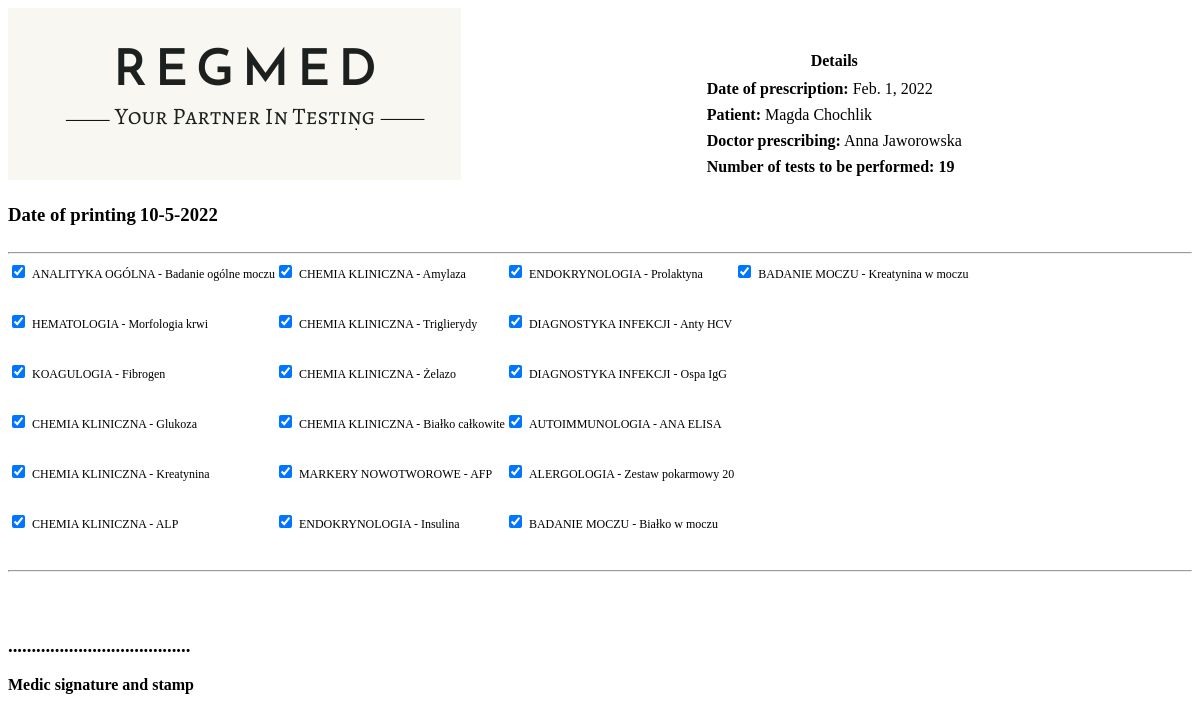
Page /testing_printout/2 on the committed database.
### ref/models.py (models this page shows, shortened)
class Test(models.Model):
    fk_patient = models.ForeignKey(Patient,null=False,on_delete=models.CASCADE)
    fk_medic = models.ForeignKey(Medic,null=False,on_delete=models.CASCADE)
    date_of_issue = models.DateField()

class Patient(models.Model):
    SEX = (
        ('Male', 'Male'),
        ('Female', 'Female')
    )
    user = models.OneToOneField(User, on_delete=models.CASCADE)
    name = models.CharField(max_length=30, null=True)
    last_name = models.CharField(max_length=30, null=False)
    phone = models.CharField(max_length=30, null=True)
    pesel = models.CharField(null=False,blank=False,max_length=11)
    date_of_birth = models.DateField()
    city = models.CharField(max_length=25,blank=False,null=False)
    street = models.CharField(max_length=50,blank=False,null=False)
    street_no = models.CharField(max_length=10)
    flat_no = models.CharField(max_length=10)
    postal_code = models.CharField(max_length=6,null=False,blank=False,validators=[RegexValidator(regex='^[0-9]{2}-[0-9]{3}',
    message='You must provide code in format DD-DDD')])
    sex = models.CharField(max_length=6,blank=False,null=False,choices=SEX)
    def __str__(self):
        return f'{self.name} {self.last_name}'

class Medic(models.Model):
    user = models.OneToOneField(User, on_delete=models.CASCADE)
    name = models.CharField(max_length=30, null=False)
    last_name = models.CharField(max_length=30, null=False)
    doc_number = models.IntegerField(validators=[MaxValueValidator(99999999999)],null=False,blank=False)
    clinic_info = models.ForeignKey(Clinic,null=True, on_delete=models.SET_NULL)
    def __str__(self):
       return f'{self.name} {self.last_name}'

class TestType(models.Model):
    item = models.ForeignKey(Test,null=True,on_delete=models.CASCADE)
    test_type = models.CharField(max_length=50,blank=True,null=True,choices=TEST_TYPE)
    def __str__(self):
        return f'{self.test_type}'

### ref/views.py (the view)
# urls.py: path('testing_printout/<int:test_pk>',views.groups,name='testing_printout'),
def groups(request, test_pk):
    test = Test.objects.get(pk=test_pk)
    details = test.testtype_set.all()
    details_counter = len(details)
    context = {'test':test,'details':details,'details_counter':details_counter}
    return render(request,'ref/testing_printout.html',context=context)

### ref/context_processors.py (called while the page is built)
def extras(request):
    patients = Patient.objects.all()
    medics = Medic.objects.all()
    medics = [x.user.email for x in medics]
    patients = [x.user.email for x in patients]
    return {'medics':medics,'patients':patients}

### ref/templates/ref/testing_printout.html (shortened to what this page needs)
{%load static%}
<!DOCTYPE HTML PUBLIC "-//W3C//DTD HTML 4.01 Transitional//EN" "http://www.w3.org/TR/html4/loose.dtd">
<head>
<link rel="stylesheet" type="text/css" href="/static/ref/css/print.css?{% now 'U' %}">
</head>
<body onload="window.print()">
    <img id="logo_print" src="{% static 'ref/images/logo_print.png'%}"/>
	 <table cellpadding="3px" class="table_details">
    	<tr>
    		<th>Details</th>
    	</tr>
    	<tr>
    		<td><strong>Date of prescription:</strong> {{test.date_of_issue}}</td>
    	</tr>
        <tr>
    		<td><strong>Patient:</strong> {{test.fk_patient}}</td>
    	</tr>
        <tr>
    		<td><strong>Doctor prescribing:</strong> {{test.fk_medic}}</td>
    	</tr>
		<tr>
    		<td><strong>Number of tests to be performed: {{details_counter}}</strong></td>
    	</tr>
    </table>
    <div id="header_content">
<div id="wrapper">
    <div id="div1">
		<h3>Date of printing</h3>
	</div>
    <div id="div2">
		<h3 id="date"></h3>
	</div>
</div>
    </div>
	<hr>
	<section class="prescribed_testing">
		{%for test in details%}
			<div class="testing_item">
				<input type="checkbox"  name="testing_med" checked>
				<label for="testing_med">{{test}}</label>
			</div>
		{%endfor%}
	</section>
    <hr>
	<br>
    <br>
    <h3>.......................................</h3>
    <p><strong>Medic signature and stamp</strong></p>
</body>
</html>

### ref/static/ref/css/print.css (style rules this page uses)
.table_details { display: inline-block; margin-left: 20%; }
.prescribed_testing label { font-size: 12px; }
.prescribed_testing { height: 300px; display: flex; flex-direction: column; flex-wrap: wrap; align-content: flex-start; }
.prescribed_testing > * { flex: 1 1 50px; }

### ref/templates/ref/testing_printout.html (style rules this page uses)
#div1 { display: inline-block; }
#div2 { display: inline-block; }

### rows in the picture
Test: date_of_issue "Feb. 1, 2022", fk_patient "Magda Chochlik", fk_medic "Anna Jaworowska"
TestType: test_type "ANALITYKA OGÓLNA - Badanie ogólne moczu"
TestType: test_type "HEMATOLOGIA - Morfologia krwi"
TestType: test_type "KOAGULOGIA - Fibrogen"
TestType: test_type "CHEMIA KLINICZNA - Glukoza"
TestType: test_type "CHEMIA KLINICZNA - Kreatynina"
TestType: test_type "CHEMIA KLINICZNA - ALP"
TestType: test_type "CHEMIA KLINICZNA - Amylaza"
TestType: test_type "CHEMIA KLINICZNA - Triglierydy"
TestType: test_type "CHEMIA KLINICZNA - Żelazo"
TestType: test_type "CHEMIA KLINICZNA - Białko całkowite"
TestType: test_type "MARKERY NOWOTWOROWE - AFP"
TestType: test_type "ENDOKRYNOLOGIA - Insulina"
TestType: test_type "ENDOKRYNOLOGIA - Prolaktyna"
TestType: test_type "DIAGNOSTYKA INFEKCJI - Anty HCV"
TestType: test_type "DIAGNOSTYKA INFEKCJI - Ospa IgG"
TestType: test_type "AUTOIMMUNOLOGIA - ANA ELISA"
TestType: test_type "ALERGOLOGIA - Zestaw pokarmowy 20"
TestType: test_type "BADANIE MOCZU - Białko w moczu"
TestType: test_type "BADANIE MOCZU - Kreatynina w moczu"

### other values in the picture
{{ details_counter }} "19"
